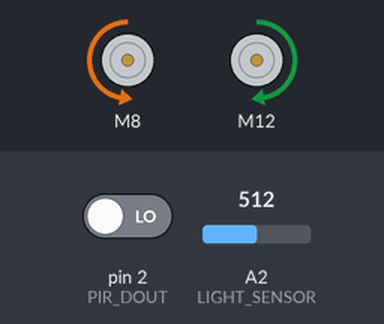
Bench run of a sketch on a simulated Arduino Uno, built with avr-gcc and run on an emulated ATmega328P. Parts: 2 × DC motor (green arrow = forward, orange = backward, longer = faster). The test bench sets the inputs (shaded band); at power-on: A2 (LIGHT_SENSOR) = 512, pin 2 (PIR_DOUT) LOW. What the sketch prints to the serial monitor is not drawn.

Above: at 15.2 s.
15.3 s: A2 (LIGHT_SENSOR) set to 900
21.5 s: pin 2 (PIR_DOUT) driven HIGH
At 22.9 s:
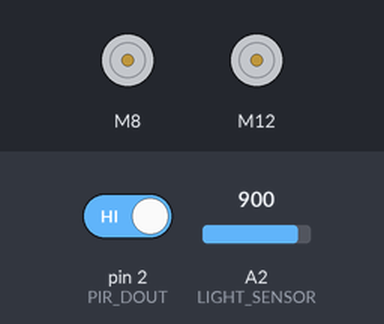
26.0 s: A2 (LIGHT_SENSOR) set to 862
At 30.3 s:
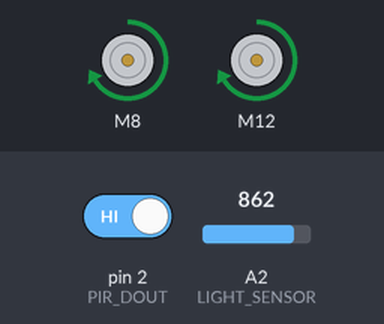
33.5 s: A2 (LIGHT_SENSOR) set to 1023
39.5 s: A2 (LIGHT_SENSOR) set to 716
At 40.8 s:
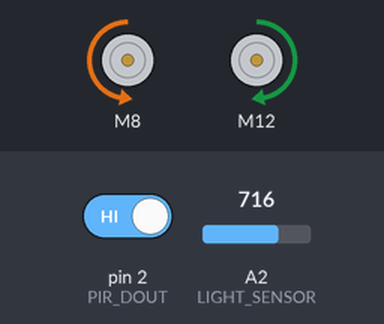
Timing chart, 0 to 47.0 s (numbered marks = the images above; inputs shaded):
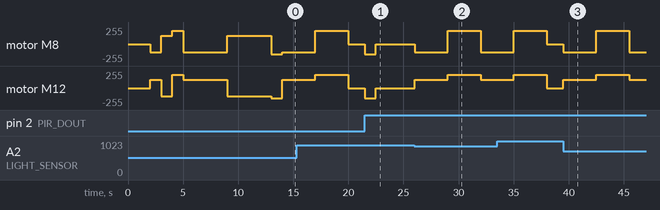

Measured:
- the behaviour switches between 871 and 870 on A2 (LIGHT_SENSOR) (found by bisection; images 1 and 2)
- after the input at 21.5 s, motor M8, motor M12: stopped → backward 150/255 at once, → stopped 1.0 s later
- after the input at 26.0 s, motor M8: stopped → backward 127/255 at once, → forward 200/255 3.0 s later, → backward 127/255 3.0 s later; motor M12: stopped → forward 127/255 at once, → forward 200/255 3.0 s later, → forward 127/255 3.0 s later
- after the input at 39.5 s, motor M8: stopped → backward 127/255 at once, → forward 200/255 3.0 s later, → backward 127/255 3.0 s later; motor M12: stopped → forward 127/255 at once, → forward 200/255 3.0 s later, → forward 127/255 3.0 s later

The sketch:

strandbeestLogic.ino
```cpp
#include <SparkFun_TB6612.h>

const int offsetA = 1;
const int offsetB = 1;
const int AIN1 = 8;
const int BIN1 = 12;
const int AIN2 = 7;
const int BIN2 = 13;
const int PWMA = 5;
const int PWMB = 6;
const int STBY = 9;
#define PIR_AOUT A0  // PIR analog output on A0
#define PIR_DOUT 2   // PIR digital output on D2
#define LED_PIN  13  // LED to illuminate on motion
#define PRINT_TIME 100
#define LIGHT_SENSOR A2

volatile unsigned long lastPrint = 0;
volatile bool hasMotion = false;
volatile bool hostile = false;
volatile unsigned int analogLight = 0;
volatile float voltage = 0;
volatile int timesBothered = 0;

Motor leftLeg = Motor(AIN1,AIN2,PWMA,offsetA,STBY);
Motor rightLeg = Motor(BIN1,BIN2,PWMB,offsetB,STBY);

void setup() {
    Serial.begin(115200);  // Serial is used to view Analog out
    // Analog and digital pins should both be set as inputs:
    pinMode(PIR_AOUT, INPUT);
    pinMode(PIR_DOUT, INPUT);
    pinMode(LIGHT_SENSOR, INPUT);
    attachInterrupt(0,setMotion,RISING);
    delay(2000);
    Serial.println("Time to Dance!");
    dance();
}

void loop()
{
   if(timesBothered == 3){
      Serial.println("Hostile Mode!");
      hostile = true;
   }else if(timesBothered == 0){
      hostile = false;

   }

   if(hasMotion && hostile){ // attack mode!
      Serial.println("Attacking Mode");
      attack();
      hasMotion = false;
      timesBothered--;

   }else if(hasMotion){ //scared mode!
      Serial.println("Scared Mode");
      backAway();
      hasMotion = false;
      timesBothered++;

   }else{
      Serial.println("Chill Mode");

   }
  Serial.print(timesBothered);
  Serial.println(" Times Bothered");
  escapeFromLight();
}

void escapeFromLight(){
  analogLight = analogRead(LIGHT_SENSOR);
  voltage = (float) analogLight / 1024.0 * 5.0;
  Serial.print(voltage);
  Serial.println(" volts from light sensor");
  while(voltage <= 4.25 && voltage > 0){
    turnAndRun();
    analogLight = analogRead(LIGHT_SENSOR);
    voltage = (float) analogLight / 1024.0 * 5.0;
  }
}

void attack(){
  Serial.println("Attacking!!");
  moveForward(3500);
  brake(leftLeg,rightLeg);
}

void turnAndRun(){
  Serial.println("Turning and Running!!");
  spinLeft(3000);
  moveForward(3000);
  brake(leftLeg,rightLeg);
}

void setMotion(){
  hasMotion = true;
}

void dance(){
  spinLeft(1000);
  spinRight(1000);
  moveForward(1000);
  spinLeft(4000);
  spinRight(4000);
  backAway();
}

void moveForward(int duration){
  Serial.println("Moving Forward");
  forward(leftLeg,rightLeg,200);
  delay(duration);
}

void spinLeft(int duration){
  Serial.println("spinning left");
  left(leftLeg,rightLeg,255);
  delay(duration);
}

void spinRight(int duration){
  Serial.println("spinning right");
  right(leftLeg,rightLeg,255);
  delay(duration);
}


void backAway(){
  Serial.println("Backing Away!!");
  back(leftLeg,rightLeg,150);
  delay(1000);
  brake(leftLeg,rightLeg);
}


void readDigitalValue()
{
  // The OpenPIR's digital output is active high
  int motionStatus = digitalRead(PIR_DOUT);

  // If motion is detected, turn the onboard LED on:
  if (motionStatus == HIGH){
    Serial.println("DIG HIGH");
//    Serial.println('motionStatus');
    digitalWrite(LED_PIN, HIGH);
  }else{ // Otherwise turn the LED off:
    Serial.println("DIG LOW");
//    Serial.println('motionStatus');
    digitalWrite(LED_PIN, LOW);
  }
}

void printAnalogValue()
{
  if ( (lastPrint + PRINT_TIME) < millis() )
  {
    lastPrint = millis();
    // Read in analog value:
    unsigned int analogPIR = analogRead(PIR_AOUT);
//    // Convert 10-bit analog value to a voltage
//    // (Assume high voltage is 5.0V.)
    float voltage = (float) analogPIR / 1024.0 * 5.0;
//    // Print the reading from the digital pin.
//    // Mutliply by 5 to maintain scale with AOUT.
    Serial.print(digitalRead(PIR_DOUT));
    Serial.print(',');    // Print a comma
    Serial.print(2.5);    // Print the upper limit
    Serial.print(',');    // Print a comma
    Serial.print(1.7);    // Print the lower limit
    Serial.print(',');    // Print a comma
    Serial.print(voltage); // Print voltage
    Serial.println();
//    return digitalRead(PIR_DOUT);
  }
}

void printLightValue()
{
  if ( (lastPrint + PRINT_TIME) < millis() )
  {
    lastPrint = millis();
    // Read in analog value:
    unsigned int analogPIR = analogRead(LIGHT_SENSOR);
//    // Convert 10-bit analog value to a voltage
//    // (Assume high voltage is 5.0V.)
    float voltage = (float) analogPIR / 1024.0 * 5.0;
//    // Print the reading from the digital pin.
//    // Mutliply by 5 to maintain scale with AOUT.
    Serial.print(digitalRead(PIR_DOUT));
    Serial.print(',');    // Print a comma
    Serial.print(2.5);    // Print the upper limit
    Serial.print(',');    // Print a comma
    Serial.print(1.7);    // Print the lower limit
    Serial.print(',');    // Print a comma
    Serial.print(voltage); // Print voltage
    Serial.println();
//    return digitalRead(PIR_DOUT);
  }
}
```
